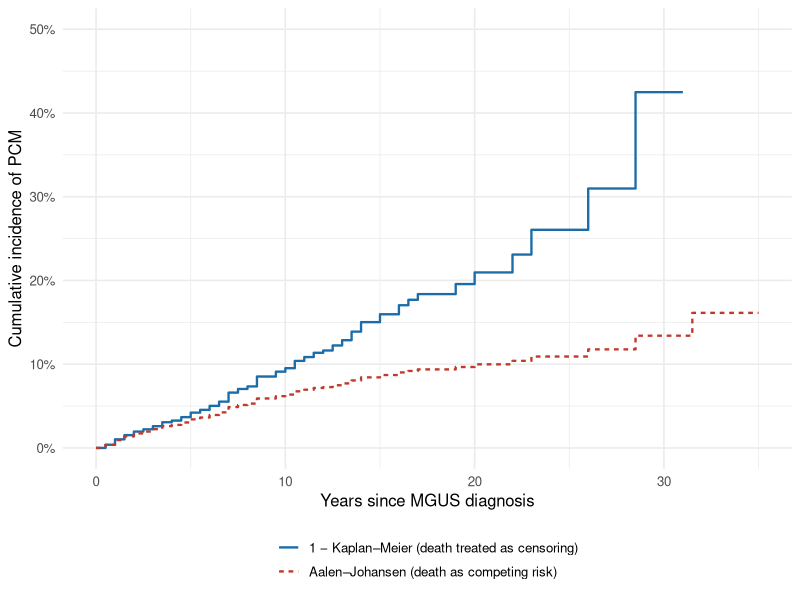
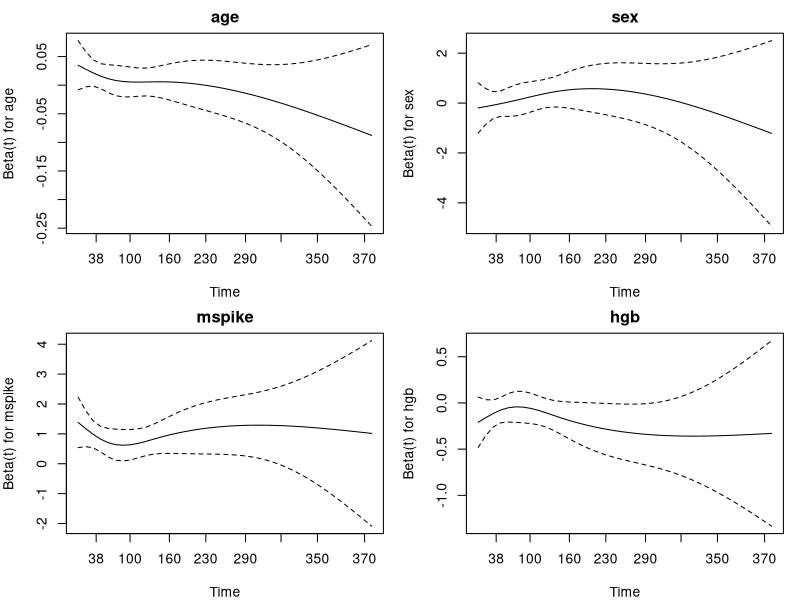

Here is the R script that generated these plots, in order:
## ---- chunk 1
knitr::opts_chunk$set(echo = TRUE, message = FALSE, warning = FALSE,
                      fig.width = 7, fig.height = 4.2, dpi = 150,
                      fig.path = "figures/")
library(survival)
library(dplyr)
library(tidyr)
library(ggplot2)
library(broom)
theme_set(theme_minimal(base_size = 12))
## ---- chunk 2
d <- mgus2 |>
  mutate(
    etime = ifelse(pstat == 0, futime, ptime),          # time to first event
    event = factor(ifelse(pstat == 0, 2 * death, 1), 0:2,
                   c("censored", "PCM", "death")),     # first event type
    sex   = factor(sex, c("F", "M"), c("Female", "Male"))
  )

count(d, event)
## ---- chunk 3
aj  <- survfit(Surv(etime, event) ~ 1, data = d)               # Aalen–Johansen
km  <- survfit(Surv(etime, event == "PCM") ~ 1, data = d)      # deaths censored

times <- seq(0, 420, by = 6)
aj_s  <- summary(aj, times = times, extend = TRUE)
km_s  <- summary(km, times = times, extend = TRUE)

cif <- bind_rows(
  tibble(time = times, risk = aj_s$pstate[, which(aj$states == "PCM")],
         method = "Aalen–Johansen (death as competing risk)"),
  tibble(time = times, risk = 1 - km_s$surv,
         method = "1 − Kaplan–Meier (death treated as censoring)")
)

ggplot(cif, aes(time / 12, risk, colour = method, linetype = method)) +
  geom_step(linewidth = 0.8) +
  scale_y_continuous(labels = scales::percent, limits = c(0, 0.5)) +
  labs(x = "Years since MGUS diagnosis", y = "Cumulative incidence of PCM",
       colour = NULL, linetype = NULL) +
  scale_colour_manual(values = c("#1b6ca8", "#c0392b")) +
  theme(legend.position = "bottom", legend.direction = "vertical")
## ---- chunk 4
yrs <- c(10, 20, 30)
tibble(
  `Years` = yrs,
  `Aalen-Johansen` = summary(aj, times = yrs * 12)$pstate[, which(aj$states == "PCM")],
  `1 - KM` = 1 - summary(km, times = yrs * 12)$surv
) |>
  mutate(across(-Years, scales::percent, accuracy = 0.1)) |>
  knitr::kable()
## ---- chunk 5
aj30 <- summary(aj, times = 360)$pstate[, which(aj$states == "PCM")]
km30 <- 1 - summary(km, times = 360)$surv
## ---- chunk 6
cc <- d |> filter(!is.na(hgb), !is.na(mspike))

cs_pcm   <- coxph(Surv(etime, event == "PCM")   ~ age + sex + mspike + hgb, data = cc)
cs_death <- coxph(Surv(etime, event == "death") ~ age + sex + mspike + hgb, data = cc)
## ---- chunk 7
fg_data <- finegray(Surv(etime, event) ~ ., etype = "PCM",
                    data = select(cc, etime, event, age, sex, mspike, hgb))
fg_pcm  <- coxph(Surv(fgstart, fgstop, fgstatus) ~ age + sex + mspike + hgb,
                 weights = fgwt, data = fg_data)
## ---- chunk 8
tidy_hr <- function(fit, model) {
  tidy(fit, exponentiate = TRUE, conf.int = TRUE) |>
    transmute(term, model,
              HR = sprintf("%.2f (%.2f, %.2f)", estimate, conf.low, conf.high))
}

bind_rows(
  tidy_hr(cs_pcm,   "Cause-specific: PCM"),
  tidy_hr(cs_death, "Cause-specific: death"),
  tidy_hr(fg_pcm,   "Fine-Gray: PCM")
) |>
  mutate(term = recode(term, age = "Age (per year)", sexMale = "Male",
                       mspike = "M-spike (per g/dL)", hgb = "Hemoglobin (per g/dL)")) |>
  pivot_wider(names_from = model, values_from = HR) |>
  rename(Covariate = term) |>
  knitr::kable(caption = "Hazard ratios (95% CI)")
## ---- chunk 9
hr <- function(fit, v) exp(coef(fit)[[v]])
## ---- chunk 10
zph <- cox.zph(cs_pcm)
zph
## ---- chunk 11
par(mfrow = c(2, 2), mar = c(4, 4, 2, 1))
for (i in 1:4) plot(zph[i], resid = FALSE, main = rownames(zph$table)[i])
## ---- chunk 12
sessionInfo()$R.version$version.string
